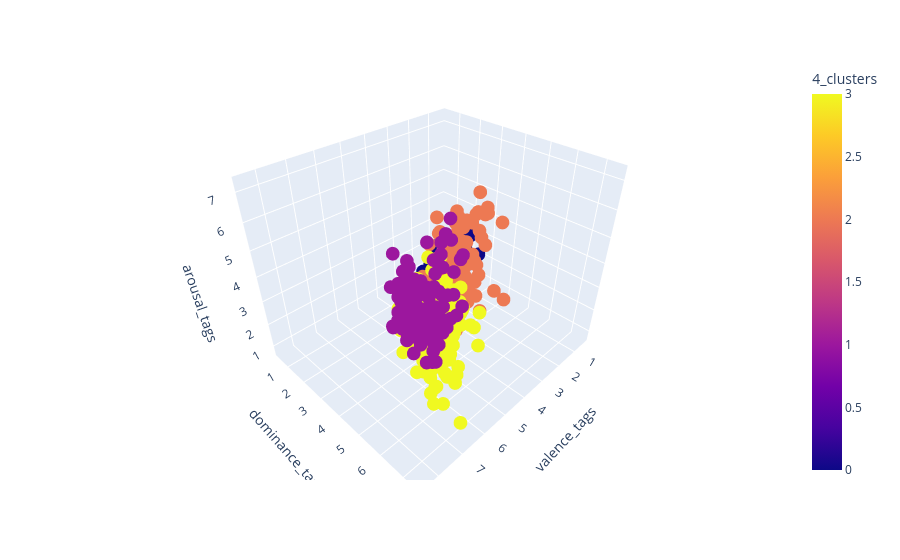

Notebook code for this chart:
### Code cell
import plotly.express as px

fig = px.scatter_3d(y_train, x='valence_tags', y='dominance_tags', z='arousal_tags',
              color='4_clusters')
fig.show()

### Figure 1 — Plotly figure (JSON) as saved in the notebook; plotly's stock layout.template omitted (floating-point values rounded to 4 significant figures; data arrays with more than 128 entries replaced by an {"elided": "..."} marker saying what was removed)
{"data": [{"hovertemplate": "valence_tags=%{x}<br>dominance_tags=%{y}<br>arousal_tags=%{z}<br>4_clusters=%{marker.color}<extra></extra>", "legendgroup": "", "marker": {"color": {"elided": "961 int values"}, "coloraxis": "coloraxis", "symbol": "circle"}, "mode": "markers", "name": "", "scene": "scene", "showlegend": false, "type": "scatter3d", "x": {"elided": "961 float values"}, "y": {"elided": "961 float values"}, "z": {"elided": "961 float values"}}], "layout": {"coloraxis": {"colorbar": {"title": {"text": "4_clusters"}}, "colorscale": [[0, "#0d0887"], [0.1111, "#46039f"], [0.2222, "#7201a8"], [0.3333, "#9c179e"], [0.4444, "#bd3786"], [0.5556, "#d8576b"], [0.6667, "#ed7953"], [0.7778, "#fb9f3a"], [0.8889, "#fdca26"], [1, "#f0f921"]]}, "legend": {"tracegroupgap": 0}, "margin": {"t": 60}, "scene": {"domain": {"x": [0, 1], "y": [0, 1]}, "xaxis": {"title": {"text": "valence_tags"}}, "yaxis": {"title": {"text": "dominance_tags"}}, "zaxis": {"title": {"text": "arousal_tags"}}}}}
